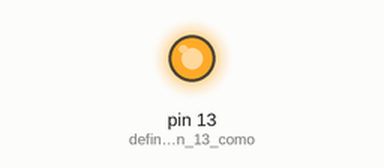
The sketch below on a simulated Arduino Uno, built with avr-gcc and run on an emulated ATmega328P. On the bench: output pins drawn as LEDs (lit = HIGH).

Above: at 0.05 s.
Timing chart, 0 to 3.0 s (numbered marks = the images above):
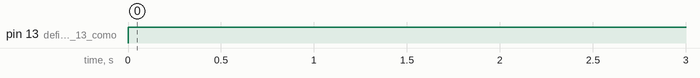

Measured:
- by itself, pin 13 (definición_de_pin_13_como): LOW → HIGH at 0.00 s

The sketch:

Practica_1_Led_ON_OFF.ino
```cpp
//Practica Numero 1
/*Encender y apagar un Led en PIN 13
*/


void setup() {
  // put your setup code here, to run once:
pinMode(13,OUTPUT); //definición de pin 13 como salida

}

void loop() {
  // put your main code here, to run repeatedly:
digitalWrite(13,HIGH);  //escribir valor en un pin digital HIGH
delay(1000);  //retardo de 1 segundo
digitalWrite(13,LOW);  //escribir valor LOW a 0Vcc
}
```
